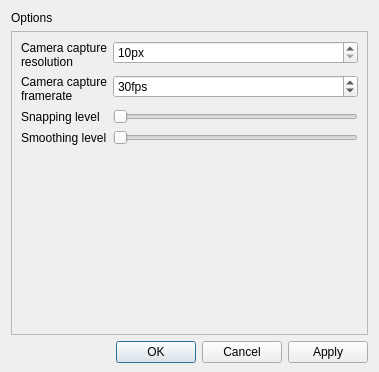
<?xml version="1.0" encoding="UTF-8"?>
<ui version="4.0">
 <class>OptionsDialog</class>
 <widget class="QDialog" name="OptionsDialog">
  <property name="geometry">
   <rect>
    <x>0</x>
    <y>0</y>
    <width>379</width>
    <height>372</height>
   </rect>
  </property>
  <property name="windowTitle">
   <string>Options</string>
  </property>
  <layout class="QVBoxLayout" name="verticalLayout">
   <property name="bottomMargin">
    <number>9</number>
   </property>
   <item>
    <widget class="QLabel" name="label">
     <property name="sizePolicy">
      <sizepolicy hsizetype="Preferred" vsizetype="Maximum">
       <horstretch>0</horstretch>
       <verstretch>0</verstretch>
      </sizepolicy>
     </property>
     <property name="text">
      <string>Options</string>
     </property>
     <property name="wordWrap">
      <bool>true</bool>
     </property>
     <property name="class" stdset="0">
      <string>header</string>
     </property>
    </widget>
   </item>
   <item>
    <widget class="QScrollArea" name="scrollArea">
     <property name="frameShape">
      <enum>QFrame::StyledPanel</enum>
     </property>
     <property name="widgetResizable">
      <bool>true</bool>
     </property>
     <widget class="QWidget" name="scrollAreaWidgetContents">
      <property name="geometry">
       <rect>
        <x>0</x>
        <y>0</y>
        <width>359</width>
        <height>304</height>
       </rect>
      </property>
      <layout class="QFormLayout" name="formLayout_2">
       <property name="fieldGrowthPolicy">
        <enum>QFormLayout::AllNonFixedFieldsGrow</enum>
       </property>
       <property name="rowWrapPolicy">
        <enum>QFormLayout::DontWrapRows</enum>
       </property>
       <item row="0" column="0">
        <widget class="QLabel" name="label_2">
         <property name="sizePolicy">
          <sizepolicy hsizetype="Preferred" vsizetype="Preferred">
           <horstretch>0</horstretch>
           <verstretch>0</verstretch>
          </sizepolicy>
         </property>
         <property name="toolTip">
          <string>&lt;html&gt;&lt;head/&gt;&lt;body&gt;&lt;p&gt;The processing resolution.&lt;/p&gt;&lt;p&gt;The higher this resolution, the more accurate the colour will be. This will increase processing time however.&lt;/p&gt;&lt;p&gt;Lower resolutions will perform better.&lt;/p&gt;&lt;/body&gt;&lt;/html&gt;</string>
         </property>
         <property name="text">
          <string>Camera capture resolution</string>
         </property>
         <property name="wordWrap">
          <bool>true</bool>
         </property>
        </widget>
       </item>
       <item row="0" column="1">
        <widget class="QSpinBox" name="spinBox">
         <property name="suffix">
          <string>px</string>
         </property>
         <property name="minimum">
          <number>10</number>
         </property>
         <property name="maximum">
          <number>999999999</number>
         </property>
         <property name="option" stdset="0">
          <string>camera/resolution</string>
         </property>
        </widget>
       </item>
       <item row="2" column="0">
        <widget class="QLabel" name="label_3">
         <property name="toolTip">
          <string>&lt;html&gt;&lt;head/&gt;&lt;body&gt;&lt;p&gt;Specifies whether to change the light colour if the last light colour was similar.&lt;/p&gt;&lt;p&gt;The lower the value the lower the change limit which smooths light transitions, however very slight colour changes given by the camera will result in this being reflected in the lighting which could cause slight pulsing, even if the image is static.&lt;/p&gt;&lt;p&gt;Increasing this value limits the amount of low level pulsing given off by the camera, but will make smooth transitions jumpier.&lt;/p&gt;&lt;/body&gt;&lt;/html&gt;</string>
         </property>
         <property name="text">
          <string>Snapping level</string>
         </property>
         <property name="wordWrap">
          <bool>true</bool>
         </property>
        </widget>
       </item>
       <item row="2" column="1">
        <widget class="QSlider" name="horizontalSlider">
         <property name="maximum">
          <number>20</number>
         </property>
         <property name="orientation">
          <enum>Qt::Horizontal</enum>
         </property>
         <property name="invertedAppearance">
          <bool>false</bool>
         </property>
         <property name="option" stdset="0">
          <string>processing/snapping</string>
         </property>
        </widget>
       </item>
       <item row="1" column="0">
        <widget class="QLabel" name="label_4">
         <property name="toolTip">
          <string>&lt;html&gt;&lt;head/&gt;&lt;body&gt;&lt;p&gt;The processing framerate.&lt;/p&gt;&lt;p&gt;The higher this framerate, the faster changes will appear on the lights. This drastically increases processing time however.&lt;/p&gt;&lt;p&gt;Lower framerates will perform better, but will result in a slower response time.&lt;/p&gt;&lt;/body&gt;&lt;/html&gt;</string>
         </property>
         <property name="text">
          <string>Camera capture framerate</string>
         </property>
         <property name="wordWrap">
          <bool>true</bool>
         </property>
        </widget>
       </item>
       <item row="1" column="1">
        <widget class="QSpinBox" name="spinBox_2">
         <property name="suffix">
          <string>fps</string>
         </property>
         <property name="minimum">
          <number>1</number>
         </property>
         <property name="maximum">
          <number>120</number>
         </property>
         <property name="value">
          <number>30</number>
         </property>
         <property name="option" stdset="0">
          <string>camera/framerate</string>
         </property>
        </widget>
       </item>
       <item row="3" column="0">
        <widget class="QLabel" name="label_5">
         <property name="toolTip">
          <string>&lt;html&gt;&lt;head/&gt;&lt;body&gt;&lt;p&gt;Smooths lighting changes out, so dramatic lighting changes given by the camera will be smoothed out and transitioned gradually.&lt;/p&gt;&lt;p&gt;Quick changes will be less dramatic at higher values.&lt;/p&gt;&lt;/body&gt;&lt;/html&gt;</string>
         </property>
         <property name="text">
          <string>Smoothing level</string>
         </property>
         <property name="wordWrap">
          <bool>true</bool>
         </property>
        </widget>
       </item>
       <item row="3" column="1">
        <widget class="QSlider" name="horizontalSlider_2">
         <property name="maximum">
          <number>20</number>
         </property>
         <property name="orientation">
          <enum>Qt::Horizontal</enum>
         </property>
         <property name="invertedAppearance">
          <bool>false</bool>
         </property>
         <property name="option" stdset="0">
          <string>processing/smoothing</string>
         </property>
        </widget>
       </item>
      </layout>
     </widget>
    </widget>
   </item>
   <item>
    <widget class="QDialogButtonBox" name="buttons_bottom">
     <property name="standardButtons">
      <set>QDialogButtonBox::Apply|QDialogButtonBox::Cancel|QDialogButtonBox::Ok</set>
     </property>
    </widget>
   </item>
  </layout>
 </widget>
 <resources/>
 <connections>
  <connection>
   <sender>buttons_bottom</sender>
   <signal>clicked(QAbstractButton*)</signal>
   <receiver>OptionsDialog</receiver>
   <slot>bottomButtonPressed(QAbstractButton*)</slot>
   <hints>
    <hint type="sourcelabel">
     <x>138</x>
     <y>332</y>
    </hint>
    <hint type="destinationlabel">
     <x>138</x>
     <y>176</y>
    </hint>
   </hints>
  </connection>
  <connection>
   <sender>buttons_bottom</sender>
   <signal>rejected()</signal>
   <receiver>OptionsDialog</receiver>
   <slot>reject()</slot>
   <hints>
    <hint type="sourcelabel">
     <x>138</x>
     <y>332</y>
    </hint>
    <hint type="destinationlabel">
     <x>138</x>
     <y>176</y>
    </hint>
   </hints>
  </connection>
 </connections>
 <slots>
  <slot>bottomButtonPressed(QAbstractButton*)</slot>
 </slots>
</ui>
